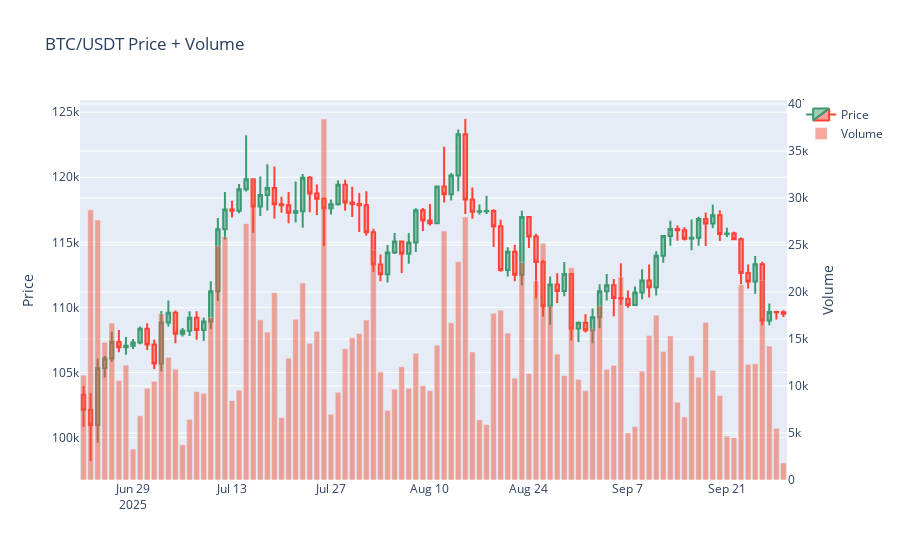

Notebook code for this chart:
### Code cell
sample_df = df.tail(100)


fig = go.Figure()

fig.add_trace(go.Candlestick(
    x=sample_df['open_time'],
    open=sample_df['open_price'],
    high=sample_df['high_price'],
    low=sample_df['low_price'],
    close=sample_df['close_price'],
    name="Price"
))

fig.add_trace(go.Bar(
    x=sample_df['open_time'],
    y=sample_df['volume'],
    name="Volume",
    opacity=0.5,
    yaxis="y2"
))

fig.update_layout(
    title="BTC/USDT Price + Volume",
    yaxis=dict(title="Price"),
    yaxis2=dict(title="Volume", overlaying="y", side="right"),
    xaxis_rangeslider_visible=False
)

fig.show()
fig.write_image("../results/plots/btcusdt_kandlestick_volume.png", width=1200, height=800, scale=2)
